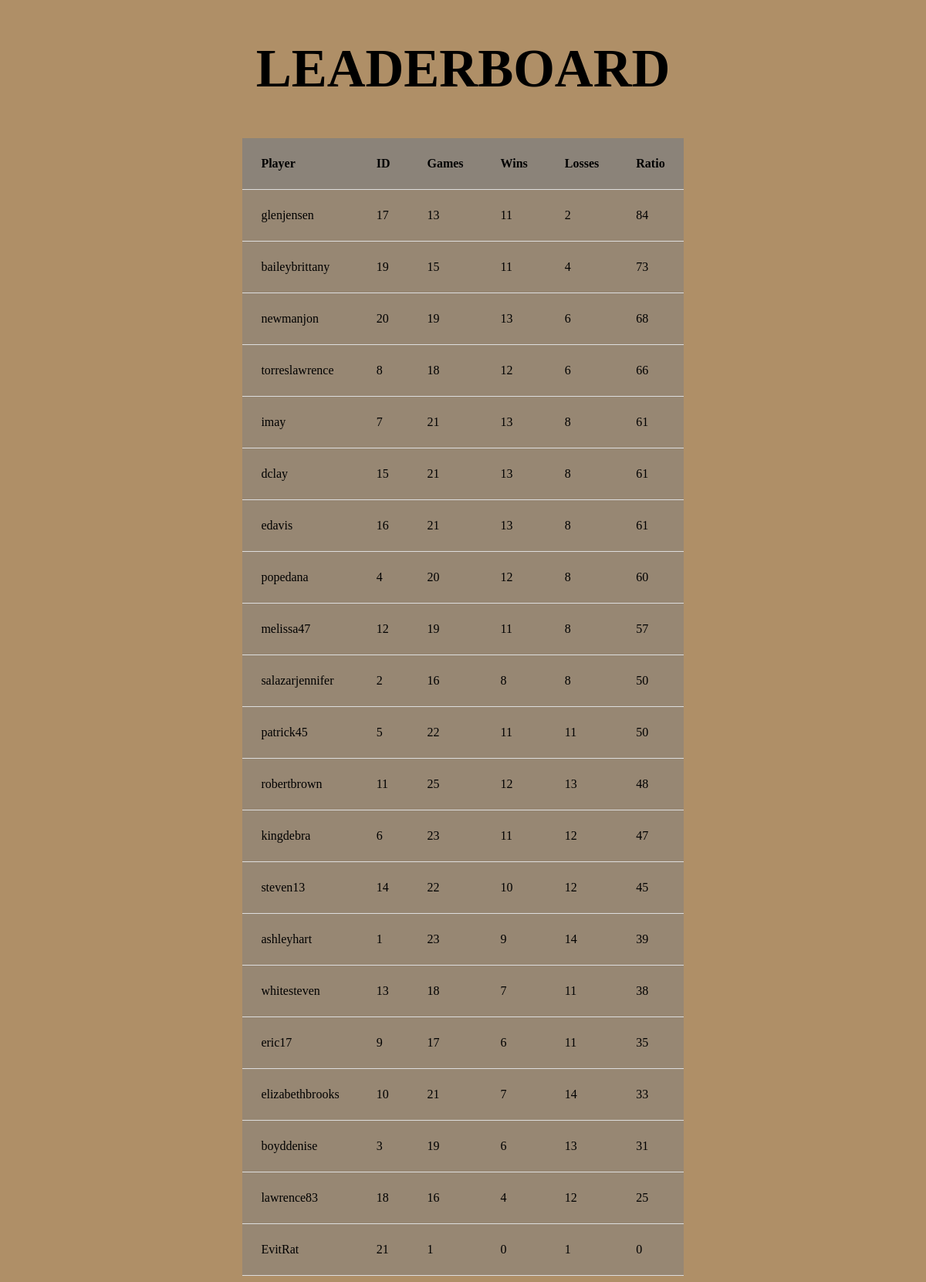
The page /leaderboard on the database as committed earlier.
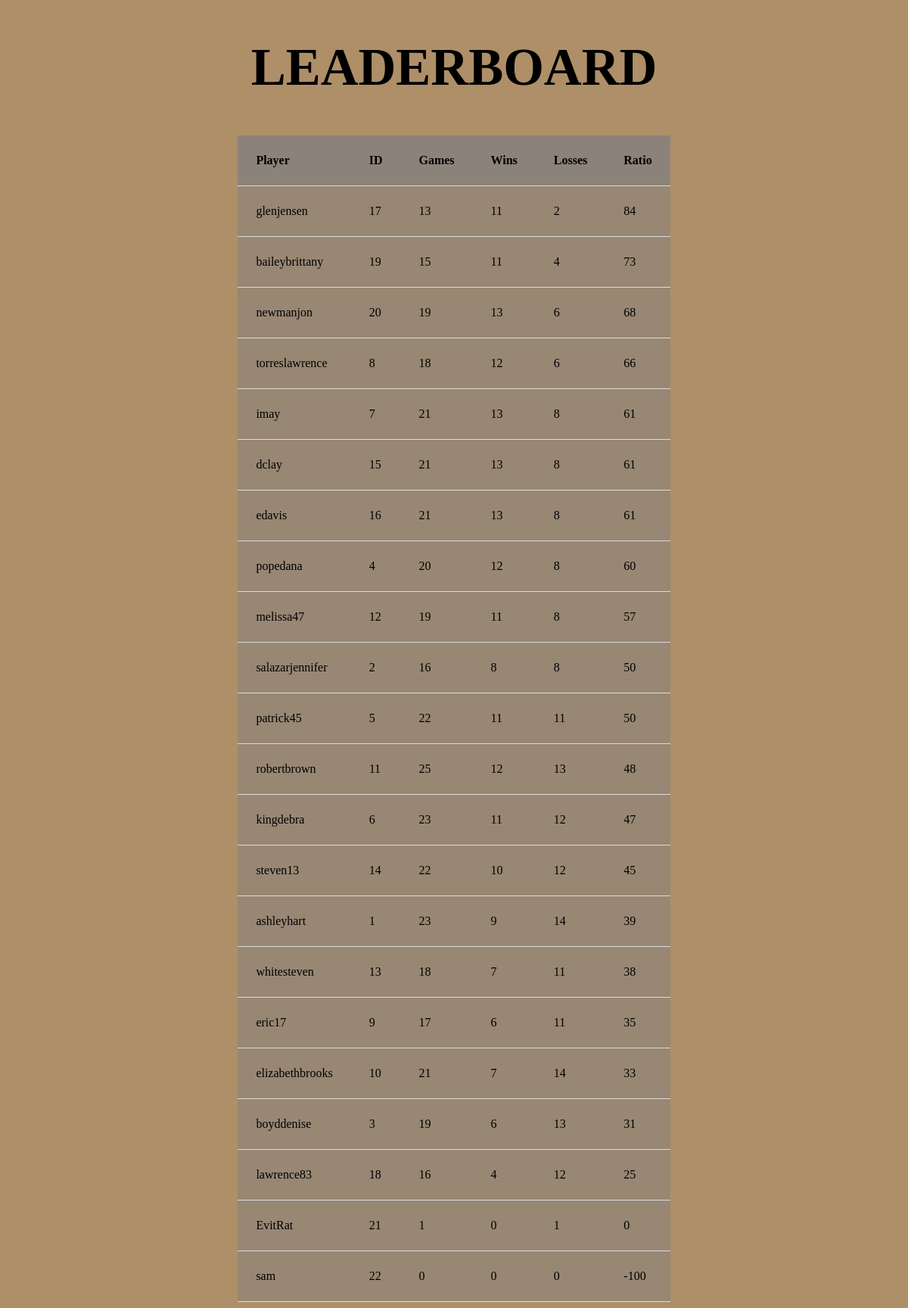
The same page on the database as committed later.
### models.py (models this page shows)
class User(Base, UserMixin):
    __tablename__ = 'users'
    id = Column(Integer, primary_key=True)
    email = Column(String(50), unique=True)
    username = Column(String(20), unique=True)
    password = Column(String(256), unique=True)

### app.py (the view)
@app.route('/leaderboard')
def leaderboard():
    board = getLeaderboard()
    return render_template('leaderboard.html', board=board)

### models.py (called while the page is built)
    def getAllUsers():
        users = session.query(User).all()
        users_as_dict = [user.__dict__ for user in users]
        return users_as_dict

    def readAll():
        games = session.query(Game).all()
        games_as_dict = [game.__dict__ for game in games]
        return games_as_dict

### utils.py (called while the page is built)
def getLeaderboard():
    games = History.readAll()
    users = Users.getAllUsers()
    board = []
    for user in users:
        username = user['username']
        id = user['id']
        wins = 0
        losses = 0
        for game in games:
            if game['appleid'] == id and game['applescore']==4 or game['yargid']==id and game['yargscore']==4:
                wins+=1
            elif game['appleid'] == id and game['applescore']!=4 or game['yargid']==id and game['yargscore']!=4:
                losses+=1
        games_played = wins+losses
        raw_ratio = wins/(wins+losses) if losses>0 or wins>0 else -1
        ratio = int(raw_ratio*100)
        board.append([username,id,games_played,wins,losses,ratio])
    return sorted(board, key=lambda x: x[5], reverse=True)

### templates/leaderboard.html (shortened to what this page needs)
<!DOCTYPE html>
<html lang="en">
<head>
    <link rel="stylesheet" href="{{ url_for('static', filename='css/leaderboard.css') }}">
</head>
<body>
    <h1> LEADERBOARD</h1>
    <table>
        <thead>
            <tr>
                <th>Player</th>
                <th>ID</th>
                <th>Games</th>
                <th>Wins</th>
                <th>Losses</th>
                <th>Ratio</th>
            </tr>
        </thead>
        <tbody>
          {% for row in board %}
            <tr>
              {% for cell in row %}
                <td>{{ cell }}</td>
              {% endfor %}
            </tr>
          {% endfor %}
        </tbody>
      </table>
</body>
</html>
</body>
</html>

### static/css/leaderboard.css (style rules this page uses)
body { background-size: contain; background-position: center; background-color: #af8f67; text-align: center }
table { background-color: rgba(128, 128, 128, 0.5); border-collapse: collapse; margin: 50px auto 0; }
th, td { padding: 24px; text-align: left; border-bottom: 1px solid #ddd; background-color: transparent; }
th { background-color: rgba(128, 128, 128, 0.5); color: black; }
h1 { font-size: 69px; margin: 50px; }

Rows that differ between the two databases and show on the page:
added User: username "sam", row "22" "0" "0" "0" "-100"
